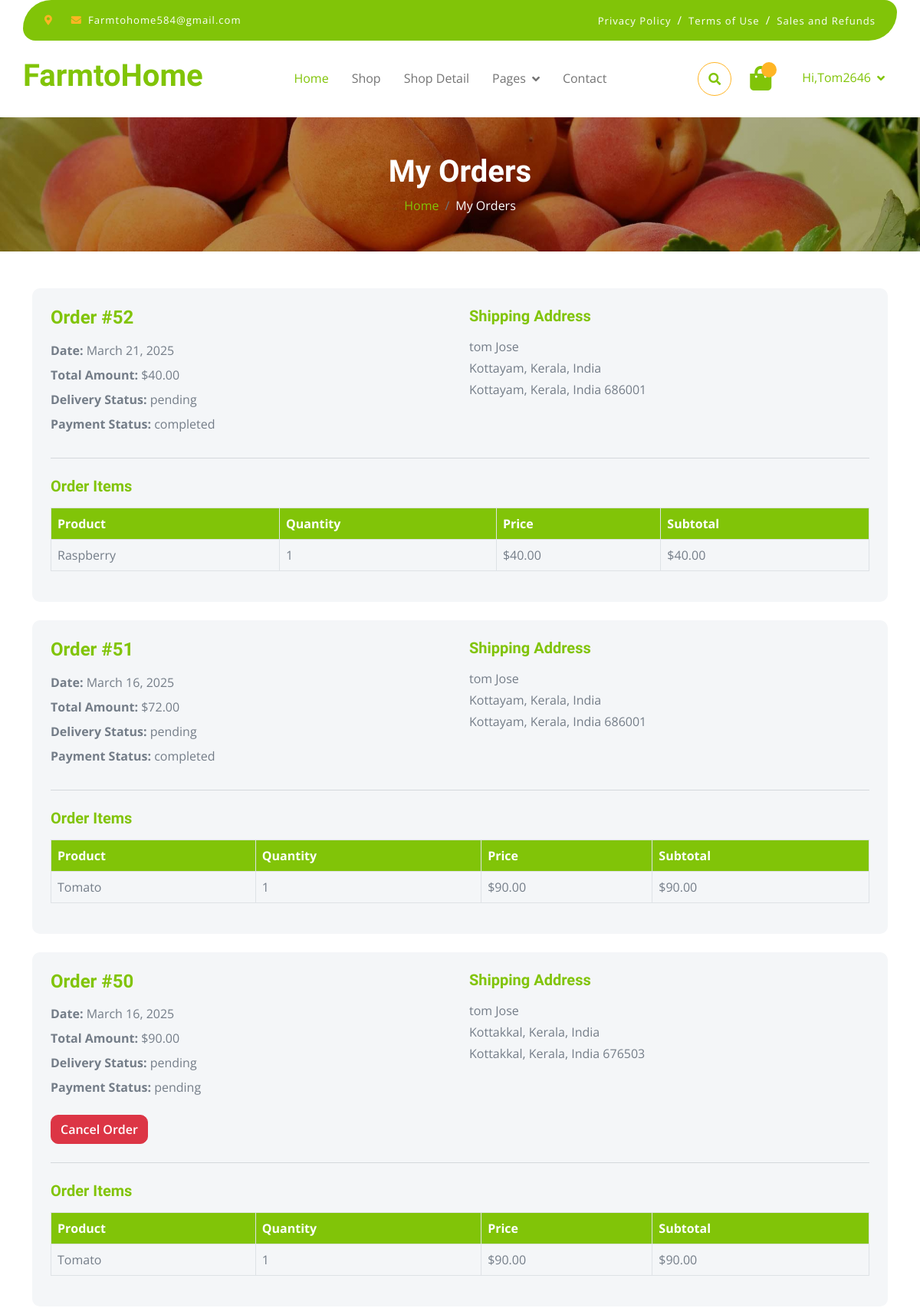
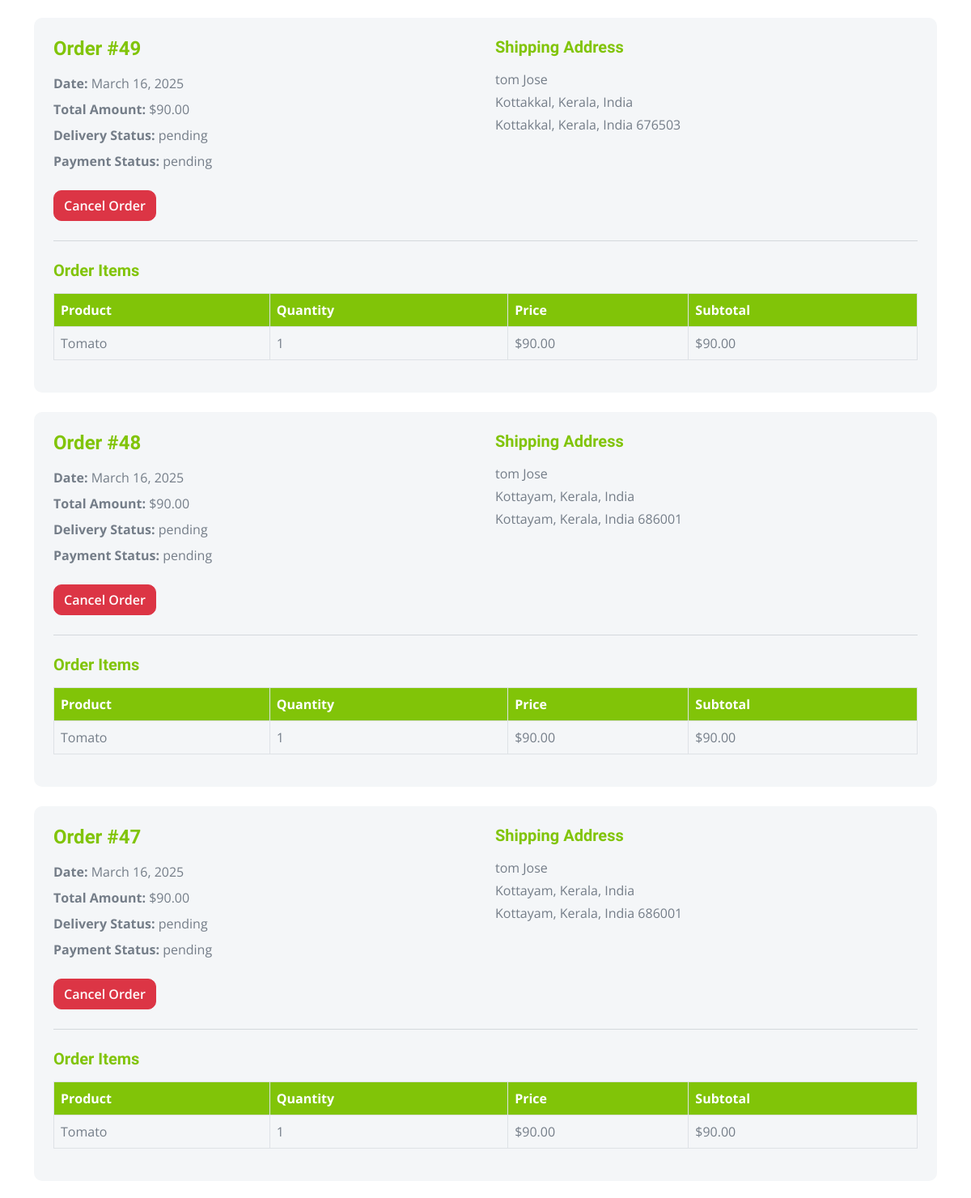
The app's page /orders/my-orders/ (signed in, upper part) with its own data (2 pictures, top to bottom).
### Users/models.py (models this page shows, shortened)
class User(AbstractUser):
    role = models.ManyToManyField(Role)
    phone_number = models.CharField(max_length=15, blank=True, null=True)
    is_admin = models.BooleanField(default=False)
    groups = models.ManyToManyField(Group, related_name='custom_user_groups')
    user_permissions = models.ManyToManyField(Permission, related_name='custom_user_permissions')
    def __str__(self):
        return self.username

class ShippingAddress(models.Model):
    user = models.ForeignKey(User, on_delete=models.CASCADE, related_name='shipping_addresses')
    full_name = models.CharField(max_length=100)
    address = models.CharField(max_length=200)
    city = models.CharField(max_length=100)
    state = models.ForeignKey(State, on_delete=models.CASCADE)
    zip_code = models.CharField(max_length=10)
    latitude = models.DecimalField(max_digits=9, decimal_places=6, null=True, blank=True)
    longitude = models.DecimalField(max_digits=9, decimal_places=6, null=True, blank=True)
    created_at = models.DateTimeField(auto_now_add=True)
    is_default = models.BooleanField(default=False)
    class Meta:
        verbose_name_plural = "Shipping Addresses"

class State(models.Model):
    name = models.CharField(max_length=50)  # State name
    country = models.CharField(max_length=100)  # Country name
    def __str__(self):
        return f"{self.name}, {self.country}"

### orders/models.py (models this page shows, shortened)
class Order(models.Model):
    PAYMENT_STATUS_CHOICES = [
        ('pending', 'Pending'),
        ('completed', 'Completed'),
        ('failed', 'Failed'),
    ]
    DELIVERY_STATUS_CHOICES = [
        ('pending', 'Pending'),
        ('shipped', 'Shipped'),
        ('delivered', 'Delivered'),
        ('cancelled', 'Cancelled'),
    ]
    consumer = models.ForeignKey(User, on_delete=models.CASCADE, related_name='orders')
    shipping_address = models.ForeignKey(ShippingAddress, on_delete=models.PROTECT, null=True, blank=True)
    order_date = models.DateTimeField(auto_now_add=True)
    total_amount = models.DecimalField(max_digits=10, decimal_places=2)
    payment_status = models.CharField(max_length=10, choices=PAYMENT_STATUS_CHOICES, default='pending')
    delivery_status = models.CharField(max_length=10, choices=DELIVERY_STATUS_CHOICES, default='pending')

class OrderItem(models.Model):
    order = models.ForeignKey(Order, on_delete=models.CASCADE, related_name='items')
    product = models.ForeignKey(Product, on_delete=models.CASCADE)
    quantity = models.PositiveIntegerField()
    total_price = models.DecimalField(max_digits=10, decimal_places=2)

### Products/models.py (models this page shows, shortened)
class Product(models.Model):
    seller = models.ForeignKey(settings.AUTH_USER_MODEL, on_delete=models.CASCADE, related_name='products')
    category = models.ForeignKey(Category, on_delete=models.CASCADE, related_name='products')
    name = models.CharField(max_length=200)
    slug = models.SlugField(max_length=200, unique=True)
    description = models.TextField(blank=True)
    price = models.DecimalField(max_digits=10, decimal_places=2)
    image = models.ImageField(upload_to='products/', blank=True, null=True)
    is_active = models.BooleanField(default=True)
    created_at = models.DateTimeField(auto_now_add=True)
    updated_at = models.DateTimeField(auto_now=True)
    class Meta:
        ordering = ('-created_at',)

### orders/views.py (the view)
# urls.py: path('my-orders/', views.user_orders, name='user_orders'),
@login_required
def user_orders(request):
    cons = request.user
    orders = Order.objects.filter(consumer=request.user).order_by('-order_date')
    orders = orders.prefetch_related('items')
    return render(request, 'orders/user_orders.html', {'orders': orders, 'username': cons})

### Templates/orders/user_orders.html (shortened to what this page needs)
<!DOCTYPE html>
<html lang="en">
{% load static %}
<head>
    <link rel="stylesheet" href="https://use.fontawesome.com/releases/v5.15.4/css/all.css" />
    <link href="https://cdn.jsdelivr.net/npm/bootstrap-icons@1.4.1/font/bootstrap-icons.css" rel="stylesheet">
    <link href="{% static 'lib/lightbox/css/lightbox.min.css' %}" rel="stylesheet">
    <link href="{% static 'lib/owlcarousel/assets/owl.carousel.min.css' %}" rel="stylesheet">
    <link href="{% static 'Products/css/bootstrap.min.css' %}" rel="stylesheet">
    <link href="{% static 'Products/css/style.css' %}" rel="stylesheet">
</head>
<body>
    <div class="container-fluid fixed-top">
        <div class="container topbar bg-primary d-none d-lg-block">
            <div class="d-flex justify-content-between">
                <div class="top-info ps-2">
                    <small class="me-3"><i class="fas fa-map-marker-alt me-2 text-secondary"></i> </small>
                    <small class="me-3"><i class="fas fa-envelope me-2 text-secondary"></i><a href="#"
                            class="text-white">Farmtohome584@gmail.com</a></small>
                </div>
                <div class="top-link pe-2">
                    <a href="#" class="text-white"><small class="text-white mx-2">Privacy Policy</small>/</a>
                    <a href="#" class="text-white"><small class="text-white mx-2">Terms of Use</small>/</a>
                    <a href="#" class="text-white"><small class="text-white ms-2">Sales and Refunds</small></a>
                </div>
            </div>
        </div>
        <div class="container px-0">
            <nav class="navbar navbar-light bg-white navbar-expand-xl">
                <a href="{% url 'home' %}" class="navbar-brand">
                    <h1 class="text-primary display-6">FarmtoHome</h1>
                </a>
                <div class="collapse navbar-collapse bg-white" id="navbarCollapse">
                    <div class="navbar-nav mx-auto">
                        <a href="{% url 'home' %}" class="nav-item nav-link active">Home</a>
                        <a href="shop.html" class="nav-item nav-link">Shop</a>
                        <a href="shop-detail.html" class="nav-item nav-link">Shop Detail</a>
                        <div class="nav-item dropdown">
                            <a href="#" class="nav-link dropdown-toggle" data-bs-toggle="dropdown">Pages</a>
                        </div>
                        <a href="contact.html" class="nav-item nav-link">Contact</a>
                    </div>
                    <div class="d-flex m-3 me-0">
                        <button
                            class="btn-search btn border border-secondary btn-md-square rounded-circle bg-white me-4"
                            data-bs-toggle="modal" data-bs-target="#searchModal"><i
                                class="fas fa-search text-primary"></i></button>
                        <a href="{% url 'Products:usercart' %}" class="position-relative me-4 my-auto">
                            <i class="fa fa-shopping-bag fa-2x"></i>
                            <span
                                class="position-absolute bg-secondary rounded-circle d-flex align-items-center justify-content-center text-dark px-1"
                                style="top: -5px; left: 15px; height: 20px; min-width: 20px;">{{ cart_item_count}}</span>
                        </a>
                        <div class="nav-item dropdown">
                            <a href="#" class="nav-link dropdown-toggle" data-bs-toggle="dropdown">Hi,{{ username }}</a>
                        </div>
                    </div>
                </div>
            </nav>
        </div>
    </div>
    <div class="container-fluid page-header py-5">
        <h1 class="text-center text-white display-6">My Orders</h1>
        <ol class="breadcrumb justify-content-center mb-0">
            <li class="breadcrumb-item"><a href="{% url 'home' %}">Home</a></li>
            <li class="breadcrumb-item active text-white">My Orders</li>
        </ol>
    </div>
    <div class="container-fluid py-5">
        <div class="container">
            {% if orders %}
                {% for order in orders %}
                    <div class="bg-light rounded p-4 mb-4">
                        <div class="row">
                            <div class="col-md-6">
                                <h4 class="text-primary mb-3">Order #{{ order.id }}</h4>
                                <p class="mb-2"><strong>Date:</strong> {{ order.order_date|date:"F d, Y" }}</p>
                                <p class="mb-2"><strong>Total Amount:</strong> ${{ order.total_amount }}</p>
                                <p class="mb-2"><strong>Delivery Status:</strong> {{ order.delivery_status }}</p>
                                <p class="mb-2"><strong>Payment Status:</strong> {{ order.payment_status }}</p>
                                {% if order.payment_status == 'pending' %}
                                <button type="button" class="btn btn-danger mt-3" data-bs-toggle="modal" data-bs-target="#cancelOrderModal{{ order.id }}">
                                    Cancel Order
                                </button>
                                {% endif %}
                            </div>
                            <div class="col-md-6">
                                {% if order.shipping_address %}
                                    <h5 class="text-primary mb-3">Shipping Address</h5>
                                    <p class="mb-1">{{ order.shipping_address.full_name }}</p>
                                    <p class="mb-1">{{ order.shipping_address.address }}</p>
                                    <p class="mb-1">{{ order.shipping_address.city }}, {{ order.shipping_address.state }} {{ order.shipping_address.zip_code }}</p>
                                {% endif %}
                            </div>
                        </div>
                        <hr class="my-4">
                        <h5 class="text-primary mb-3">Order Items</h5>
                        <div class="table-responsive">
                            <table class="table table-bordered table-hover">
                                <thead class="bg-primary text-white">
                                    <tr>
                                        <th>Product</th>
                                        <th>Quantity</th>
                                        <th>Price</th>
                                        <th>Subtotal</th>
                                    </tr>
                                </thead>
                                <tbody>
                                    {% for item in order.items.all %}
                                        <tr>
                                            <td>{{ item.product.name }}</td>
                                            <td>{{ item.quantity }}</td>
                                            <td>${{ item.product.price }}</td>
                                            <td>${{ item.total_price }}</td>
                                        </tr>
                                    {% endfor %}
                                </tbody>
                            </table>
                        </div>
                    </div>
                {% endfor %}
            {% else %}
                <div class="text-center py-5">
                    <h3 class="text-primary">You haven't placed any orders yet.</h3>
                    <a href="{% url 'home' %}" class="btn btn-primary mt-3">Start Shopping</a>
                </div>
            {% endif %}
        </div>
    </div>
</body>

### static/Products/css/style.css (style rules this page uses)
.btn { font-weight: 600; transition: .5s; }
.btn-md-square { width: 44px; height: 44px; }
.btn-square, .btn-sm-square, .btn-md-square, .btn-lg-square { padding: 0; display: flex; align-items: center; justify-content: center; font-weight: normal; }
.btn.border-secondary { transition: 0.5s; }
.fixed-top { transition: 0.5s; background: var(--bs-white); border: 0; }
.topbar { padding: 20px; border-radius: 230px 100px; }
.topbar .top-info { font-size: 15px; line-height: 0; letter-spacing: 1px; display: flex; align-items: center; }
.topbar .top-link { font-size: 15px; line-height: 0; letter-spacing: 1px; display: flex; align-items: center; }
.topbar .top-link a { letter-spacing: 1px; }
.navbar .navbar-nav .nav-link { padding: 10px 15px; font-size: 16px; transition: .5s; }
.navbar { height: 100px; border-bottom: 1px solid rgba(255, 255, 255, .1); }
.navbar .navbar-nav .nav-link:hover, .navbar .navbar-nav .nav-link.active, .fixed-top.bg-white .navbar .navbar-nav .nav-link:hover, .fixed-top.bg-white .navbar .navbar-nav .nav-link.active { color: var(--bs-primary); }
.navbar .dropdown-toggle::after { border: none; content: "\f107"; font-family: "Font Awesome 5 Free"; font-weight: 700; vertical-align: middle; margin-left: 8px; }
.page-header { position: relative; background: linear-gradient(rgba(0, 0, 0, 0.3), rgba(0, 0, 0, 0.3)), url(../img/cart-page-header-img.jpg); background-position: center center; background-repeat: no-repeat; background-size: cover; }
@media (min-width: 992px) { .hero-header, .page-header { margin-top: 152px !important; } }

### records on screen
User: username "Tom2646"
Order: id "52", order_date "March 21, 2025", total_amount "40.00", delivery_status "pending", payment_status "completed", shipping_address.full_name "tom Jose", shipping_address.address "Kottayam, Kerala, India", shipping_address.city "Kottayam", shipping_address.state "Kerala, India", shipping_address.zip_code "686001"
OrderItem: product.name "Raspberry", quantity "1", product.price "40.00", total_price "40.00"
Order: id "51", order_date "March 16, 2025", total_amount "72.00", delivery_status "pending", payment_status "completed", shipping_address.full_name "tom Jose", shipping_address.address "Kottayam, Kerala, India", shipping_address.city "Kottayam", shipping_address.state "Kerala, India", shipping_address.zip_code "686001"
OrderItem: product.name "Tomato", quantity "1", product.price "90.00", total_price "90.00"
Order: id "50", order_date "March 16, 2025", total_amount "90.00", delivery_status "pending", payment_status "pending", shipping_address.full_name "tom Jose", shipping_address.address "Kottakkal, Kerala, India", shipping_address.city "Kottakkal", shipping_address.state "Kerala, India", shipping_address.zip_code "676503"
OrderItem: product.name "Tomato", quantity "1", product.price "90.00", total_price "90.00"
Order: id "49", order_date "March 16, 2025", total_amount "90.00", delivery_status "pending", payment_status "pending", shipping_address.full_name "tom Jose", shipping_address.address "Kottakkal, Kerala, India", shipping_address.city "Kottakkal", shipping_address.state "Kerala, India", shipping_address.zip_code "676503"
OrderItem: product.name "Tomato", quantity "1", product.price "90.00", total_price "90.00"
Order: id "48", order_date "March 16, 2025", total_amount "90.00", delivery_status "pending", payment_status "pending", shipping_address.full_name "tom Jose", shipping_address.address "Kottayam, Kerala, India", shipping_address.city "Kottayam", shipping_address.state "Kerala, India", shipping_address.zip_code "686001"
OrderItem: product.name "Tomato", quantity "1", product.price "90.00", total_price "90.00"
Order: id "47", order_date "March 16, 2025", total_amount "90.00", delivery_status "pending", payment_status "pending", shipping_address.full_name "tom Jose", shipping_address.address "Kottayam, Kerala, India", shipping_address.city "Kottayam", shipping_address.state "Kerala, India", shipping_address.zip_code "686001"
OrderItem: product.name "Tomato", quantity "1", product.price "90.00", total_price "90.00"
